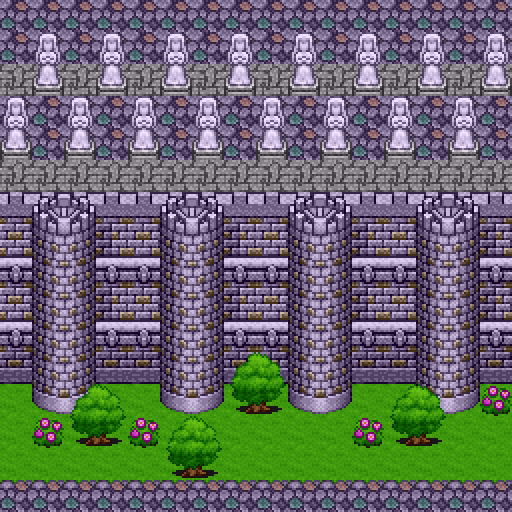

A level layout from a 2D game, rendered from its tile map. Below: a short description, then the map file with its tile-grid data intact:
An orthogonal 16x16 tile map with 32x32 px tiles, 4 tile layers (ground, ground objects, ceiling objects, ceiling).

<map version="1.0" orientation="orthogonal" width="16" height="16" tilewidth="32" tileheight="32">
 <tileset firstgid="1" source="townFlat.tsx" />
 <layer name="ground" width="16" height="16">
  <data encoding="csv">
191,191,191,191,191,191,191,191,191,191,191,191,191,191,191,191,
191,191,191,191,191,191,191,191,191,191,191,191,191,191,191,191,
50,50,50,50,50,50,50,50,50,50,50,50,50,50,50,50,
191,191,191,191,191,191,191,191,191,191,191,191,191,191,191,191,
191,191,191,191,191,191,191,191,191,191,191,191,191,191,191,191,
50,50,50,50,50,50,50,50,50,50,50,50,50,50,50,50,
241,241,241,241,241,241,241,241,241,241,241,241,241,241,241,241,
241,241,241,241,241,241,241,241,241,241,241,241,241,241,241,241,
241,241,241,241,241,241,241,241,241,241,241,241,241,241,241,241,
241,241,241,241,241,241,241,241,241,241,241,241,241,241,241,241,
241,241,241,241,241,241,241,241,241,241,241,241,241,241,241,241,
241,110,110,241,241,110,110,241,241,110,110,241,241,110,110,241,
241,241,241,241,241,241,241,241,241,241,241,241,241,241,241,241,
241,241,241,241,241,241,241,241,241,241,241,241,241,241,241,241,
241,241,241,241,241,241,241,241,241,241,241,241,241,241,241,241,
161,161,161,161,161,161,161,161,161,161,161,161,161,161,161,161
</data>
 </layer>
 <layer name="ground objects" width="16" height="16">
  <data encoding="csv">
0,0,0,0,0,0,0,0,0,0,0,0,0,0,0,0,
0,0,0,0,0,0,0,0,0,0,0,0,0,0,0,0,
0,297,0,297,0,297,0,297,0,297,0,297,0,297,0,297,
0,0,0,0,0,0,0,0,0,0,0,0,0,0,0,0,
297,0,297,0,297,0,297,0,297,0,297,0,297,0,297,0,
0,0,0,0,0,0,0,0,0,0,0,0,0,0,0,0,
110,110,110,110,110,110,110,110,110,110,110,110,110,110,110,110,
53,139,140,52,53,139,140,52,53,139,140,52,53,139,140,52,
23,141,142,23,23,141,142,23,23,141,142,23,23,141,142,23,
53,141,142,52,53,141,142,52,53,141,142,52,53,141,142,52,
23,141,142,23,23,141,142,23,23,141,142,23,23,141,142,23,
83,141,142,83,83,141,142,83,83,141,142,83,83,141,142,83,
0,55,56,0,0,55,56,293,294,55,56,0,0,55,56,289,
0,289,293,294,289,0,0,0,0,0,0,289,293,294,0,0,
0,0,0,0,0,293,294,0,0,0,0,0,0,0,0,0,
0,0,0,0,0,0,0,0,0,0,0,0,0,0,0,0
</data>
 </layer>
 <objectgroup name="sprites">
  <properties>
   <property name="spriteLayer" value="true" />
  </properties>
 </objectgroup>
 <layer name="ceiling objects" width="16" height="16">
  <data encoding="csv">
0,0,0,0,0,0,0,0,0,0,0,0,0,0,0,0,
0,267,0,267,0,267,0,267,0,267,0,267,0,267,0,267,
0,0,0,0,0,0,0,0,0,0,0,0,0,0,0,0,
267,0,267,0,267,0,267,0,267,0,267,0,267,0,267,0,
0,0,0,0,0,0,0,0,0,0,0,0,0,0,0,0,
0,0,0,0,0,0,0,0,0,0,0,0,0,0,0,0,
0,25,26,0,0,25,26,0,0,25,26,0,0,25,26,0,
0,0,0,0,0,0,0,0,0,0,0,0,0,0,0,0,
0,0,0,0,0,0,0,0,0,0,0,0,0,0,0,0,
0,0,0,0,0,0,0,0,0,0,0,0,0,0,0,0,
0,0,0,0,0,0,0,0,0,0,0,0,0,0,0,0,
0,0,0,0,0,0,0,263,264,0,0,0,0,0,0,0,
0,0,263,264,0,0,0,0,0,0,0,0,263,264,0,0,
0,0,0,0,0,263,264,0,0,0,0,0,0,0,0,0,
0,0,0,0,0,0,0,0,0,0,0,0,0,0,0,0,
0,0,0,0,0,0,0,0,0,0,0,0,0,0,0,0
</data>
 </layer>
 <layer name="ceiling" width="16" height="16">
  <data encoding="csv">
0,0,0,0,0,0,0,0,0,0,0,0,0,0,0,0,
0,0,0,0,0,0,0,0,0,0,0,0,0,0,0,0,
0,0,0,0,0,0,0,0,0,0,0,0,0,0,0,0,
0,0,0,0,0,0,0,0,0,0,0,0,0,0,0,0,
0,0,0,0,0,0,0,0,0,0,0,0,0,0,0,0,
0,0,0,0,0,0,0,0,0,0,0,0,0,0,0,0,
0,0,0,0,0,0,0,0,0,0,0,0,0,0,0,0,
0,0,0,0,0,0,0,0,0,0,0,0,0,0,0,0,
0,0,0,0,0,0,0,0,0,0,0,0,0,0,0,0,
0,0,0,0,0,0,0,0,0,0,0,0,0,0,0,0,
0,0,0,0,0,0,0,0,0,0,0,0,0,0,0,0,
0,0,0,0,0,0,0,0,0,0,0,0,0,0,0,0,
0,0,0,0,0,0,0,0,0,0,0,0,0,0,0,0,
0,0,0,0,0,0,0,0,0,0,0,0,0,0,0,0,
0,0,0,0,0,0,0,0,0,0,0,0,0,0,0,0,
0,0,0,0,0,0,0,0,0,0,0,0,0,0,0,0
</data>
 </layer>
</map>
